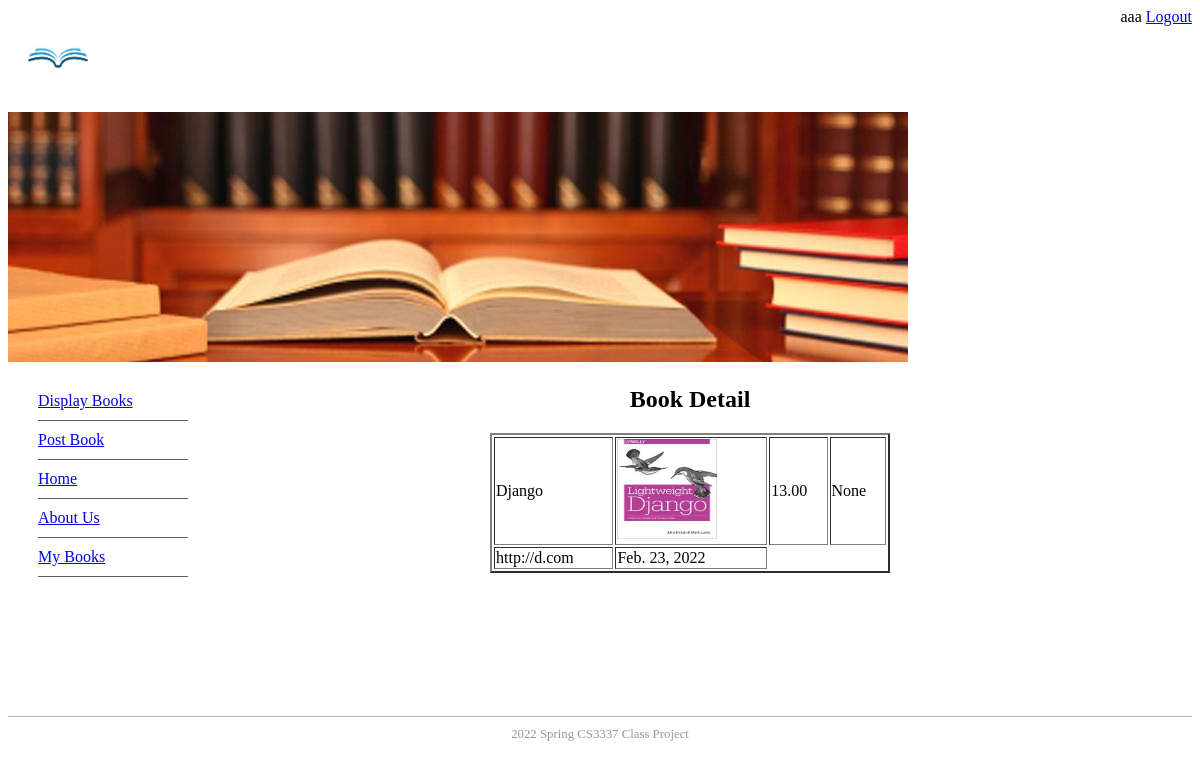
The page /book_detail/1 (signed in) on the database its author committed.
### bookMng/models.py (models this page shows, shortened)
class MainMenu(models.Model):
    item = models.CharField(max_length=200, unique=True)
    link = models.CharField(max_length=200, unique=True)

class Book(models.Model):
    name = models.CharField(max_length=200)
    web = models.URLField(max_length=200)
    price = models.DecimalField(decimal_places=2, max_digits=8)
    publishdate = models.DateField(auto_now=True)
    picture = models.FileField(upload_to='bookEx/static/uploads')
    pic_path = models.CharField(max_length=300, editable=False, blank=True)
    username = models.ForeignKey(User, blank=True, null=True, on_delete=models.CASCADE)

### bookMng/views.py (the view)
# urls.py: path('book_detail/<int:book_id>', views.book_detail, name='book_detail'),
@login_required(login_url=reverse_lazy('login'))
def book_detail(request, book_id):
    book = Book.objects.get(id=book_id)
    book.pic_path = book.picture.url[14:]
    return render(request,
                  "bookMng/book_detail.html",
                  {
                      'item_list': MainMenu.objects.all(),
                      'book': book
                  }
                  )

### BookEx/templates/bookMng/book_detail.html (shortened to what this page needs)
{% extends "base.html" %}
{% load static %}
{% block sidenav %}
  {% for item in item_list %}
       <li>
           <a href="{{ item.link }}"> {{ item.item }} </a>
       </li>
  {% endfor %}
{% endblock sidenav %}
{% block content %}
<h1 align="center"> Book Detail </h1>
<table align="center" border="2"  width="400">
       <tr>
           <td>
                {{ book.name }}
           </td>
           <td>
               <img src="{% static book.pic_path %}" width="100" height="100"/>
           </td>
           <td>
               {{ book.price }}
           </td>
           <td>
               {{ book.username }}
           </td>
       </tr>
       <tr>
           <td>
               {{ book.web }}
           </td>
           <td>
               {{ book.publishdate }}
           </td>
       </tr>
</table>
{% endblock content %}

### BookEx/templates/base.html (shortened to what this page needs)
{% load static %}
<!DOCTYPE html>
<html lang="en">
<head>
    <link href="{% static 'main.css' %}" rel="stylesheet" type="text/css">
</head>
<body>
<header>
    <div>
        <img src="{% static 'logo.jpg' %}" width="100" height="100" />
        <span style="float: right;">
            {% if user.is_authenticated %}
                        {{ user.username }}
                        <a href="{% url 'logout' %}?next=/">Logout</a>
            {% else %}
                 Not Logged in
                 <a href="{% url 'login' %}?next=/">Login</a>
            {% endif %}
        </span>
    </div>
        <img src="{% static 'banner.jpg' %}" />
</header>
<aside id="leftsidebar">
    <nav id="nav">
        <ul>
            {% block sidenav %}{% endblock sidenav %}
        </ul>
    </nav>
</aside>
<section>
    {% block content %}{% endblock content %}
</section>
<footer id="footer">
    2022 Spring CS3337 Class Project
</footer>
</body>
</html>

### BookEx/static/main.css (style rules this page uses)
#leftsidebar { width: 180px; height: 350px; float: left; }
#nav li { padding-top: 10px; padding-bottom: 10px; font-size: 1em; list-style-type: none; border-bottom: thin solid #5f5f5f; color: #4c4c4c; left: 0px; list-style-position: inside; margin-left: -10px; }
#footer { text-align: center; font-size: 0.8em; margin-top: 5px; padding-top: 10px; padding-bottom: 10px; background-color: #FFFFFF; border-top: thin solid #BBBBBB; clear: both; color: #969696; }

### rows shown on the page
MainMenu: item "Display Books"
MainMenu: item "Post Book"
MainMenu: item "Home"
MainMenu: item "About Us"
MainMenu: item "My Books"
Book: name "Django", price "13.00", username "None", web "http://d.com", publishdate "Feb. 23, 2022"

### other values the page prints
{{ user.username }} "aaa"
